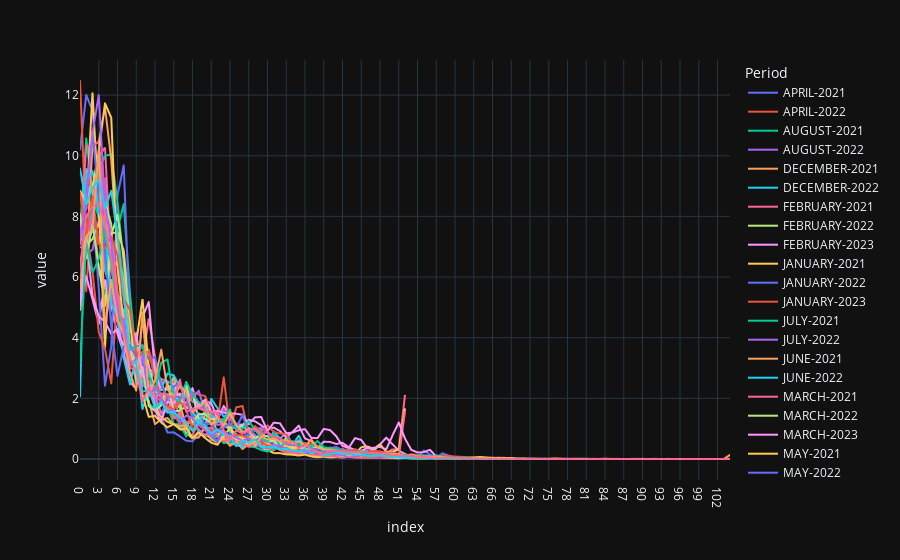

The code cell stored with this chart in its notebook:
### Code cell
grouped = result_df.iloc[1:].groupby(result_df.columns, axis=1).mean()
plotly.plot(grouped,"line")
